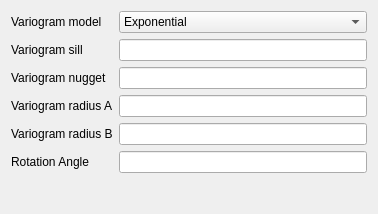
<?xml version="1.0" encoding="UTF-8"?>
<ui version="4.0">
 <class>KrigingSettingsWidget</class>
 <widget class="QWidget" name="KrigingSettingsWidget">
  <property name="geometry">
   <rect>
    <x>0</x>
    <y>0</y>
    <width>378</width>
    <height>214</height>
   </rect>
  </property>
  <property name="windowTitle">
   <string>Form</string>
  </property>
  <layout class="QFormLayout" name="formLayout">
   <item row="0" column="0">
    <widget class="QLabel" name="label">
     <property name="text">
      <string>Variogram model</string>
     </property>
     <property name="buddy">
      <cstring>comboBox</cstring>
     </property>
    </widget>
   </item>
   <item row="0" column="1">
    <widget class="QComboBox" name="comboBox">
     <item>
      <property name="text">
       <string>Exponential</string>
      </property>
     </item>
     <item>
      <property name="text">
       <string>Gaussian</string>
      </property>
     </item>
     <item>
      <property name="text">
       <string>Spherical</string>
      </property>
     </item>
    </widget>
   </item>
   <item row="1" column="0">
    <widget class="QLabel" name="label_2">
     <property name="text">
      <string>Variogram sill</string>
     </property>
     <property name="buddy">
      <cstring>lineSill</cstring>
     </property>
    </widget>
   </item>
   <item row="1" column="1">
    <widget class="QLineEdit" name="lineSill"/>
   </item>
   <item row="3" column="0">
    <widget class="QLabel" name="label_3">
     <property name="text">
      <string>Variogram radius A</string>
     </property>
     <property name="buddy">
      <cstring>lineRadiusA</cstring>
     </property>
    </widget>
   </item>
   <item row="3" column="1">
    <widget class="QLineEdit" name="lineRadiusA"/>
   </item>
   <item row="4" column="0">
    <widget class="QLabel" name="label_4">
     <property name="text">
      <string>Variogram radius B</string>
     </property>
    </widget>
   </item>
   <item row="4" column="1">
    <widget class="QLineEdit" name="lineRadiusB"/>
   </item>
   <item row="5" column="0">
    <widget class="QLabel" name="label_5">
     <property name="text">
      <string>Rotation Angle</string>
     </property>
    </widget>
   </item>
   <item row="5" column="1">
    <widget class="QLineEdit" name="lineRotationAngle"/>
   </item>
   <item row="2" column="0">
    <widget class="QLabel" name="label_6">
     <property name="text">
      <string>Variogram nugget</string>
     </property>
    </widget>
   </item>
   <item row="2" column="1">
    <widget class="QLineEdit" name="lineNugget"/>
   </item>
  </layout>
 </widget>
 <resources/>
 <connections/>
</ui>
